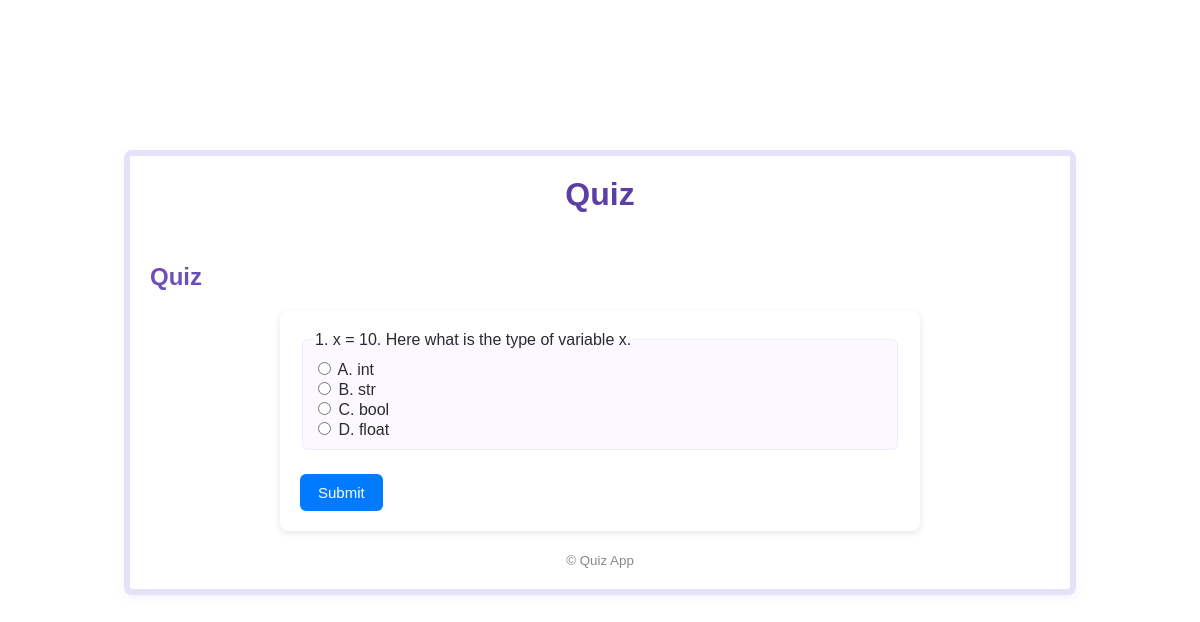
The app's page /quiz/quiz/ (signed in) with its own data.
### quizapp/models.py (models this page shows, shortened)
class Question(models.Model):
    text = models.CharField(max_length=512)
    option_a = models.CharField(max_length=200)
    option_b = models.CharField(max_length=200)
    option_c = models.CharField(max_length=200, blank=True)
    option_d = models.CharField(max_length=200, blank=True)
    correct = models.CharField(max_length=1, choices=[('A','A'),('B','B'),('C','C'),('D','D')])

### quizapp/views.py (the view, shortened to what this page needs)
# urls.py: path('quiz/', v.QuizPageView.as_view(), name='quiz_page'),
class QuizPageView(PlayerRequiredMixin, View):
    def get(self, request):
        questions = Question.objects.all()[:5]
        return render(request, 'quizapp/quiz_page.html', {'questions': questions})

### quizapp/views.py (called while the page is built)
    def test_func(self):
        user = self.request.user
        return user.is_authenticated and hasattr(user, 'player_profile')

### templates/quizapp/quiz_page.html (shortened to what this page needs)
{% extends "base.html" %}
{% block content %}
  <h2>Quiz</h2>
  <form method="post">
    {% for q in questions %}
      <fieldset class="question">
        <legend>{{ forloop.counter }}. {{ q.text }}</legend>
        <label><input type="radio" name="question_{{ q.id }}" value="A"> A. {{ q.option_a }}</label><br>
        <label><input type="radio" name="question_{{ q.id }}" value="B"> B. {{ q.option_b }}</label><br>
        {% if q.option_c %}<label><input type="radio" name="question_{{ q.id }}" value="C"> C. {{ q.option_c }}</label><br>{% endif %}
        {% if q.option_d %}<label><input type="radio" name="question_{{ q.id }}" value="D"> D. {{ q.option_d }}</label><br>{% endif %}
      </fieldset>
    {% empty %}
      <p>No questions available.</p>
    {% endfor %}
    <button class="btn" type="submit">Submit</button>
  </form>
{% endblock %}

### static/css/styles.css (style rules this page uses)
body { background: #fff; color: #2b2b2b; font-family: Arial, sans-serif; }
h2 { color: #6e4fb8; }
.btn { display:inline-block; background: #bfa6ff; color: #fff; padding: 8px 14px; border-radius: 6px; text-decoration: none; border: none; cursor: pointer; }
.question { margin-bottom: 14px; padding: 10px; border-radius:6px; background: #fbf9ff; border:1px solid #efeaff; }
form { background: #fff; padding: 20px; border-radius: 8px; box-shadow: 0 2px 6px rgba(0,0,0,0.1); max-width: 600px; margin: 20px auto; }
button[type="submit"] { background-color: #007bff; color: #fff; padding: 10px 18px; border: none; border-radius: 6px; cursor: pointer; font-size: 15px; margin-top: 10px; }

### records on screen
Question: text "x = 10. Here what is the type of variable x.", option_a "int", option_b "str", option_c "bool", option_d "float"
